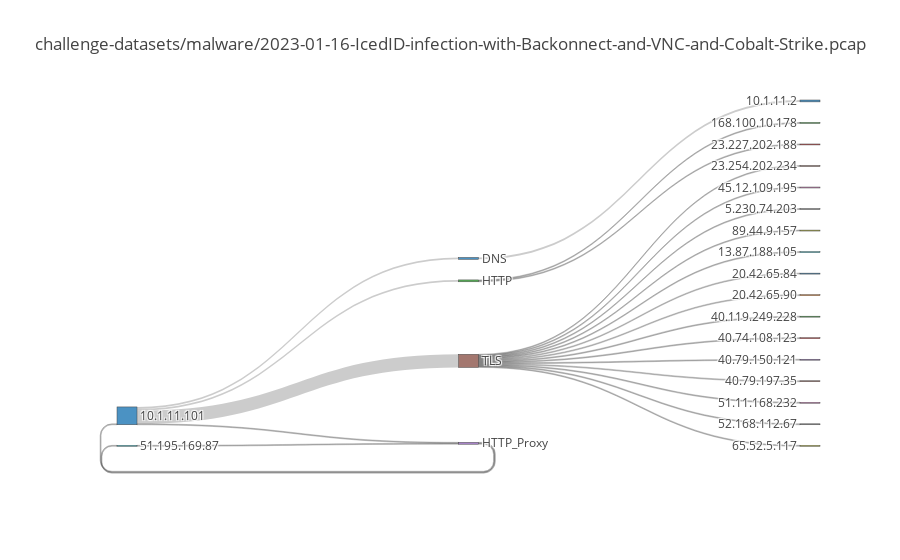

Source (notebook cell):
### Code cell
idx = 3
fig = dict(data=[traces[idx]], layout=(dict(title=str(fns[idx]))))
iplot(fig, validate=False)

### Figure 1 — Plotly figure (JSON) as saved in the notebook; plotly's stock layout.template omitted (floating-point values rounded to 4 significant figures)
{"data": [{"link": {"source": [0, 0, 0, 0, 19, 40, 42, 42, 44, 44, 45, 45, 45, 45, 45, 45, 45, 45, 45, 45, 45, 45, 45, 45], "target": [40, 42, 44, 45, 44, 20, 22, 23, 0, 19, 29, 30, 31, 25, 32, 33, 34, 35, 26, 27, 36, 37, 38, 28], "value": [2, 2, 1, 14, 1, 2, 1, 1, 1, 1, 1, 1, 1, 1, 1, 1, 1, 1, 1, 1, 1, 1, 1, 1]}, "node": {"label": ["10.1.11.101", "10.1.11.101", "10.1.11.101", "10.1.11.101", "10.1.11.101", "10.1.11.101", "10.1.11.101", "10.1.11.101", "10.1.11.101", "10.1.11.101", "10.1.11.101", "10.1.11.101", "10.1.11.101", "10.1.11.101", "10.1.11.101", "10.1.11.101", "10.1.11.101", "10.1.11.101", "10.1.11.101", "51.195.169.87", "10.1.11.2", "10.1.11.2", "168.100.10.178", "23.227.202.188", "51.195.169.87", "23.254.202.234", "45.12.109.195", "5.230.74.203", "89.44.9.157", "13.87.188.105", "20.42.65.84", "20.42.65.90", "40.119.249.228", "40.74.108.123", "40.79.150.121", "40.79.197.35", "51.11.168.232", "52.168.112.67", "65.52.5.117", "10.1.11.101", "DNS", "DNS", "HTTP", "HTTP", "HTTP_Proxy", "TLS", "TLS", "TLS", "TLS", "TLS", "TLS", "TLS", "TLS", "TLS", "TLS", "TLS", "TLS", "TLS", "TLS", "HTTP_Proxy"]}, "type": "sankey"}], "layout": {"title": "challenge-datasets/malware/2023-01-16-IcedID-infection-with-Backonnect-and-VNC-and-Cobalt-Strike.pcap"}}
